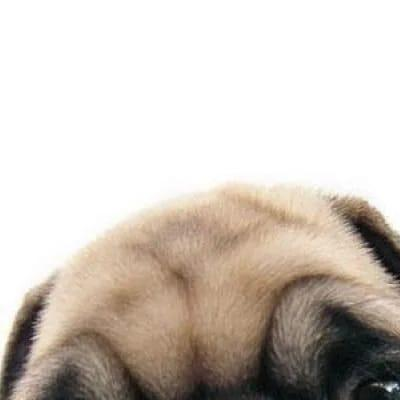
#> input picture pruebas/imagenes/tilin.jpeg, 400 x 400 px
$ python app.py
#> lines starting #> are read from the running program, lines starting #| are printed output that depends on the picture
from PIL import Image
im = Image.open("tilin.jpeg")
#> im is the input picture: PIL image 400x400 RGB; mean R, G, B 206.9, 198.5, 190.5

print(im.format, im.size, im.mode)
#| JPEG (400, 400) RGB

box = (0, 0, 400, 400)
region = im.crop(box)
region.save("recorte.png")

r, g, b = im.split()
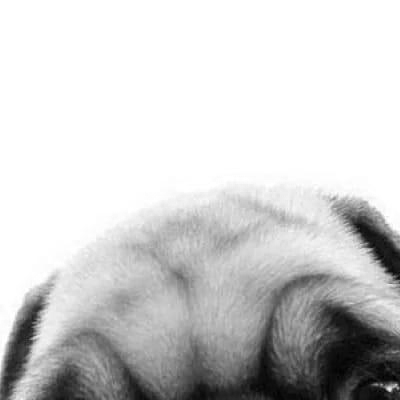
#> r: PIL image 400x400 L; min 0, max 255, mean 206.9
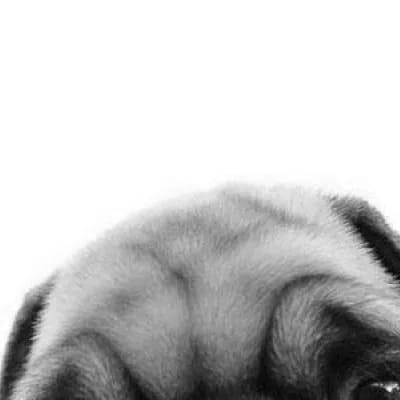
#> g: PIL image 400x400 L; min 3, max 255, mean 198.5
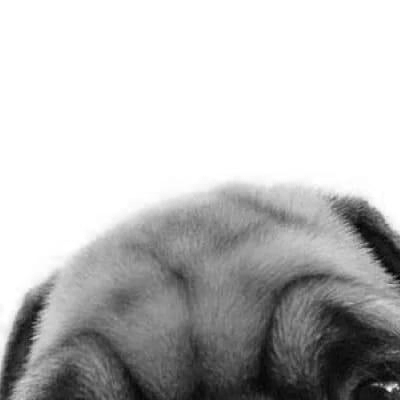
#> b: PIL image 400x400 L; min 3, max 255, mean 190.5
im = Image.merge("RGB", (r, g, b))
region.save("tilinexe.png")

out = region.rotate(45)
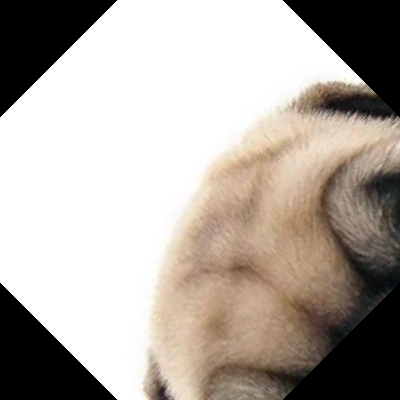
#> out: PIL image 400x400 RGB; mean R, G, B 176.6, 168.6, 161.1
out.save("giro.png")
